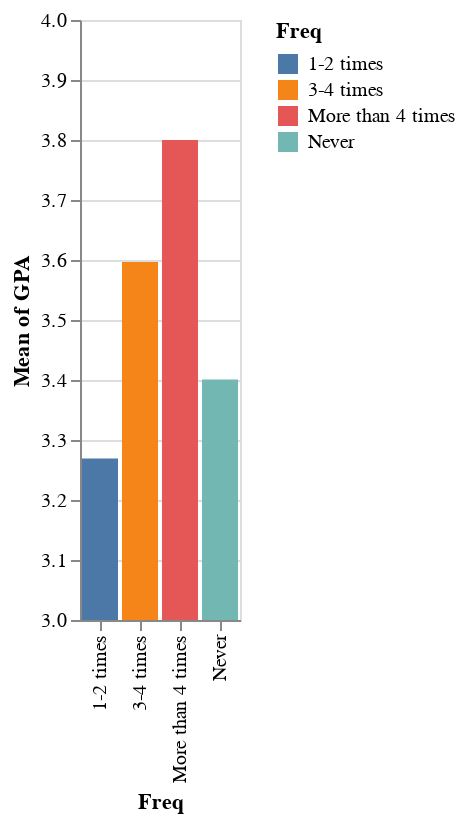

Source (notebook cell):
### Markdown cell above
<font color=brown> <font size=3> In the interest of seeing visualize version of the how drinking frequence related with GPA, I set each drinkning group with interactive funciton on altair, so I could click on each other explictly. I also set up the tooltip equal GPA mean in order to see more clearly of each case's GPA. We could notice that there drinking more than 4 time per week tend have higher GPA.(I am surpise the sample in my stastic class provide me this answer)

### Code cell
multi = alt.selection_multi()
alt.Chart(df2).mark_bar().encode(
    x="Freq",
    y=alt.Y("mean(GPA)",scale=alt.Scale(domain=(3,4))),
    color=alt.condition(multi, 'Freq', alt.value('lightgray')),
    tooltip=["mean(GPA)"]
).add_selection(multi)

### Figure 1 — Vega-Lite specification as saved in the notebook (floating-point values rounded to 4 significant figures; data arrays with more than 128 entries replaced by an {"elided": "..."} marker saying what was removed)
{"config": {"view": {"continuousWidth": 400, "continuousHeight": 300}}, "data": {"name": "data-1fceb40bd88134d50265a80f5fdeafe1"}, "mark": "bar", "encoding": {"color": {"condition": {"type": "nominal", "field": "Freq", "selection": "selector001"}, "value": "lightgray"}, "tooltip": [{"type": "quantitative", "aggregate": "mean", "field": "GPA"}], "x": {"type": "nominal", "field": "Freq"}, "y": {"type": "quantitative", "aggregate": "mean", "field": "GPA", "scale": {"domain": [3, 4]}}}, "selection": {"selector001": {"type": "multi"}}, "$schema": "https://vega.github.io/schema/vega-lite/v4.8.1.json", "datasets": {"data-1fceb40bd88134d50265a80f5fdeafe1": {"elided": "251 records"}}}
